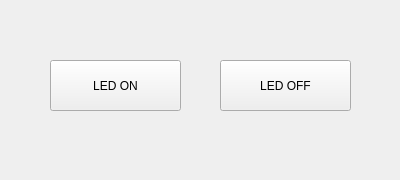
<?xml version="1.0" encoding="UTF-8"?>
<ui version="4.0">
 <class>MainWindow</class>
 <widget class="QMainWindow" name="MainWindow">
  <property name="geometry">
   <rect>
    <x>0</x>
    <y>0</y>
    <width>400</width>
    <height>180</height>
   </rect>
  </property>
  <property name="acceptDrops">
   <bool>false</bool>
  </property>
  <property name="windowTitle">
   <string>Pinguino LED Control</string>
  </property>
  <property name="windowIcon">
   <iconset>
    <normaloff>../../../../tmp/led-red.png</normaloff>../../../../tmp/led-red.png</iconset>
  </property>
  <property name="documentMode">
   <bool>false</bool>
  </property>
  <widget class="QWidget" name="centralwidget">
   <widget class="QPushButton" name="pushButton">
    <property name="geometry">
     <rect>
      <x>50</x>
      <y>60</y>
      <width>131</width>
      <height>51</height>
     </rect>
    </property>
    <property name="text">
     <string>LED ON</string>
    </property>
   </widget>
   <widget class="QPushButton" name="pushButton_2">
    <property name="geometry">
     <rect>
      <x>220</x>
      <y>60</y>
      <width>131</width>
      <height>51</height>
     </rect>
    </property>
    <property name="text">
     <string>LED OFF</string>
    </property>
   </widget>
  </widget>
 </widget>
 <resources/>
 <connections>
  <connection>
   <sender>pushButton_2</sender>
   <signal>clicked()</signal>
   <receiver>pushButton_2</receiver>
   <slot>raise()</slot>
   <hints>
    <hint type="sourcelabel">
     <x>255</x>
     <y>102</y>
    </hint>
    <hint type="destinationlabel">
     <x>280</x>
     <y>105</y>
    </hint>
   </hints>
  </connection>
  <connection>
   <sender>pushButton</sender>
   <signal>clicked()</signal>
   <receiver>pushButton</receiver>
   <slot>raise()</slot>
   <hints>
    <hint type="sourcelabel">
     <x>74</x>
     <y>87</y>
    </hint>
    <hint type="destinationlabel">
     <x>103</x>
     <y>104</y>
    </hint>
   </hints>
  </connection>
 </connections>
</ui>
